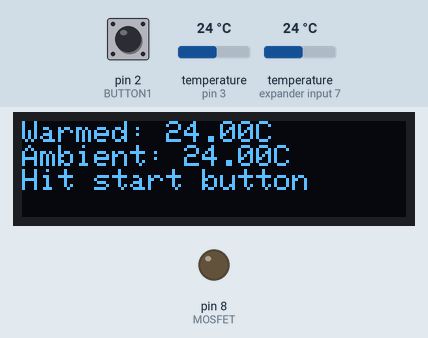
Recording of a sketch running on a simulated Arduino Uno, built with avr-gcc and run on an emulated ATmega328P. Shown: 128×32 one-colour display, output pins drawn as LEDs (lit = HIGH). The inputs (shaded band) are chosen by the test bench; at power-on: pin 2 (BUTTON1) HIGH, temperature (sensors on pin 3, expander input 7) 24 °C. What the sketch prints to the serial monitor is not drawn.

Above: at 1.7 s.
1.8 s: pin 2 (BUTTON1) pulled LOW for 0.15 s
At 3.8 s:
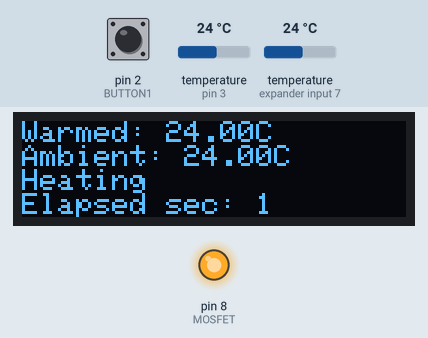
8.1 s: temperature (sensor on pin 3) set to 28.4 °C
At 9.6 s:
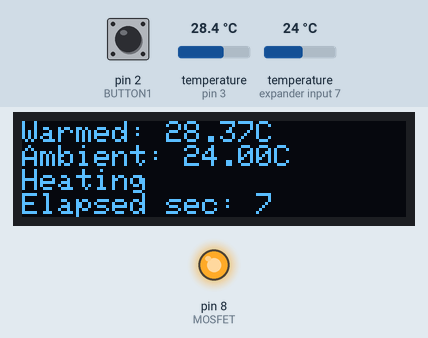
12.3 s: temperature (sensor on pin 3) set to 29.4 °C
At 15.1 s:
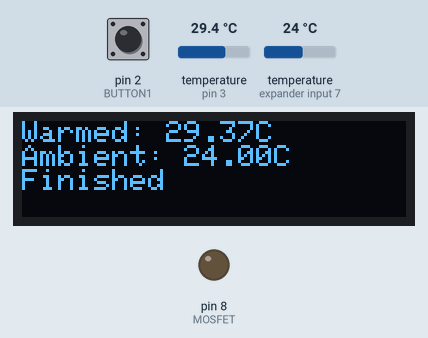
16.3 s: temperature (sensor on expander input 7) set to 12 °C
At 17.9 s:
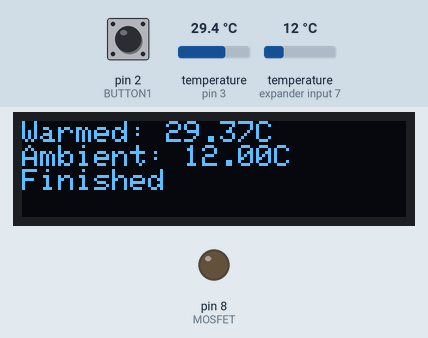
18.3 s: temperature (sensor on expander input 7) set to 19 °C
At 19.4 s:
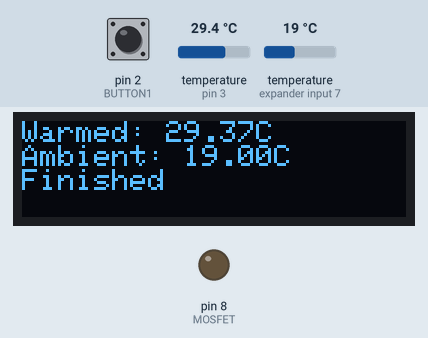
20.3 s: temperature (sensor on pin 3) set to 12 °C
At 22.2 s:
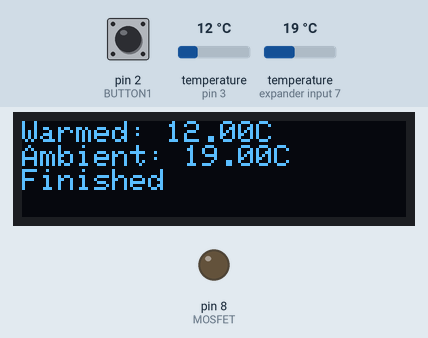
Timing chart, 0 to 23.3 s (numbered marks = the images above; inputs shaded):
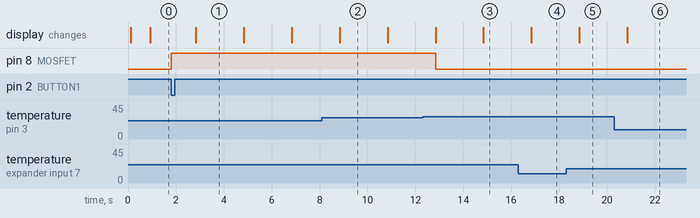

Measured:
- the behaviour switches between 28.9 and 29 °C on temperature (sensor on pin 3) (found by bisection; images 2 and 3)
- after the input at 1.8 s, pin 8 (MOSFET): LOW → HIGH at once; the display: changes after 1.0 s (image 1)
- after the input at 12.3 s, pin 8 (MOSFET): HIGH → LOW after 0.54 s
- after the input at 16.3 s, the display: changes after 0.53 s (image 4)
- after the input at 18.3 s, the display: changes after 0.54 s (image 5)
- after the input at 20.3 s, the display: changes after 0.54 s (image 6)
- what the display in image 1 shows lasts 2.0 s, from 2.8 s to 4.8 s

The sketch:

temp_sense_test2.ino
```cpp
/* temp_sense_test2.ino
	Luke Miller 2016-07

	Use a DS18B20 temperature sensor probe to track water
	temperature as a heater heats it.

  Show data on OLED display screen

	The hardware includes two OneWire DS18B20 temperature
	sensors, one for the warmed water and one for the
	ambient water. The individual sensor addresses are
	hard coded in the preamble below and would need to be
	updated to use other sensors. The data line for the
  OneWire devices is Arduino pin 3

	The heating is accomplished by a 12VDC silicone heating
	pad connected to a MOSFET attached to pin 8 of the
	Arduino.

  A tactile switch button is attached to Arduino pin 2 and
  ground.

  The Reset pin for the OLED I2C display is attached to
  Arduino pin 4


*/

// Include the libraries we need
#include <Wire.h>
#include <SPI.h>
#include <OneWire.h>  // https://github.com/PaulStoffregen/OneWire
#include <DallasTemperature.h> // https://github.com/milesburton/Arduino-Temperature-Control-Library
//#include <SdFat.h>  // https://github.com/greiman/SdFat
#include "SSD1306Ascii.h" // https://github.com/greiman/SSD1306Ascii
#include "SSD1306AsciiWire.h" // https://github.com/greiman/SSD1306Ascii
//#include "SSD1306AsciiAvrI2c.h" // https://github.com/greiman/SSD1306Ascii

// Data wire is plugged into port 2 on the Arduino
#define ONE_WIRE_BUS 3
// Define the bits of temperature precision for DS18B20
#define TEMPERATURE_PRECISION 12
// Setup a oneWire instance to communicate with any
// OneWire devices (not just Maxim/Dallas temperature ICs)
OneWire oneWire(ONE_WIRE_BUS);
// Pass our oneWire reference to Dallas Temperature.
DallasTemperature sensors(&oneWire);
// Arrays to hold OneWire device addresses
  // Assign address manually. The addresses below will need to be changed
  // to valid device addresses on your bus. Device address can be retrieved
  // by using either oneWire.search(deviceAddress) or individually via
  // sensors.getAddress(deviceAddress, index)
DeviceAddress warmedThermometer = { 0x28, 0x00, 0x39, 0xA3, 0x06, 0x0, 0x0, 0x99 };
DeviceAddress ambientThermometer = { 0x28, 0x82, 0x2C, 0xA3, 0x06, 0x0, 0x0, 0xE3 };

// Timekeeping
unsigned long myMillis = 0;
unsigned long maxHeatTime = 400; // time heater is allowed to run (seconds)
unsigned long updateTime = 2; // time to update Serial monitor (seconds)
unsigned long lastTime = 0; // variable to keep previous time value

// Temperature variables
float maxTempC = 29.0; // maximum temperature (C) allowed before shutting off heater
float warmWaterTempC = 0; // current heated water temperature
float ambientWaterTempC = 0; // ambient water temperature

//*************************
#define MOSFET 8  // Arduino digital pin used to turn on MOSFET

// Define the OLED display object
SSD1306AsciiWire oled;  // When using Wire library
//SSD1306AsciiAvrI2c oled; // When using the smaller AvrI2C library instead of Wire library


#define I2C_ADDRESS 0x3C
#define OLED_RESET 4 // Digital pin hooked to OLED reset line

//**********************
#define BUTTON1 2 // Digital pin hooked to button

void setup(void)
{
  pinMode(MOSFET, OUTPUT);
  digitalWrite(MOSFET, LOW);
  pinMode(BUTTON1, INPUT_PULLUP);

  // start serial port
  Serial.begin(57600);
  Serial.println(F("Hello"));

  // Start up the OneWire library
  sensors.begin();

  Serial.print("Found ");
  Serial.print(sensors.getDeviceCount(), DEC);
  Serial.println(" devices.");

  // Search for devices on the bus and assign based on an index. Ideally,
  // you would do this to initially discover addresses on the bus and then
  // use those addresses and manually assign them (see above) once you know
  // the devices on your bus (and assuming they don't change).
  //
  // method 1: by index
  if (!sensors.getAddress(warmedThermometer, 0)) Serial.println("Unable to find address for Device 0");
  if (!sensors.getAddress(ambientThermometer, 1)) Serial.println("Unable to find address for Device 1");

	// If you initially don't know the addresses of your OneWire units,
	// Uncomment the code below and run it. The addresses (8 hex bytes)
	// of attached OneWire units will be saved into warmedThermometer and
	// ambientThermometer in the order they're found on the bus. Try searching
	// with only one unit plugged in and record the address that is output.
	// Then plug in the other unit, restart, and record the new address that
	// shows up.
	// method 2: manual search, assign found units to the inside/out
  // oneWire.reset_search();
  // if (!oneWire.search(warmedThermometer)) Serial.println("Unable to find address for insideThermometer");
  // if (!oneWire.search(ambientThermometer)) Serial.println("Unable to find address for outsideThermometer");

	// show the addresses we found on the bus
	Serial.print("Device 0 Address: ");
	printAddress(warmedThermometer);
	Serial.println();

	Serial.print("Device 1 Address: ");
	printAddress(ambientThermometer);
	Serial.println();

	// Set the temperature resolution
	sensors.setResolution(warmedThermometer, TEMPERATURE_PRECISION);
	sensors.setResolution(ambientThermometer, TEMPERATURE_PRECISION);

  // Convert maxHeatTime and updateTime to milliseconds
	maxHeatTime = maxHeatTime * 1000;
	updateTime = updateTime * 1000;

  // Initialize the OLED display
  oled.reset(OLED_RESET);
  oled.begin(&Adafruit128x32, I2C_ADDRESS);
  oled.setFont(Adafruit5x7);
  oled.clear();


	// Poll the temperature sensors
	sensors.requestTemperatures();
	warmWaterTempC = sensors.getTempC(warmedThermometer);
  ambientWaterTempC = sensors.getTempC(ambientThermometer);

	Serial.println(warmWaterTempC);
  // Use function to print temperatures to OLED display
  PrintoledTemps();

  Serial.println(F("Hit start button"));
  oled.println();
  oled.println (F("Hit start button"));     // signal initalization done

  // Wait here for button press
  while(digitalRead(BUTTON1) != LOW) {
      if (millis() - lastTime > updateTime){
      // Update lastTime
      lastTime = millis();
      // Send the command to get all available temperatures
      sensors.requestTemperatures();
      // currWaterTempC = sensors.getTempCByIndex(0);
      warmWaterTempC = sensors.getTempC(warmedThermometer);
      ambientWaterTempC = sensors.getTempC(ambientThermometer);
      // Use function to print temperatures to OLED display
      PrintoledTemps();
      oled.println();
      oled.println(F("Hit start button"));
    }
  }
	// Turn on heater
	digitalWrite(MOSFET, HIGH);
  // Set myMillis to denote start time
  myMillis = millis();

}


void loop (void)
{

	// In the main loop, run the heater until the elapsed
	// time exceeds maxHeatTime. After that just kill the heater
	while ( (millis() - myMillis < maxHeatTime) & (warmWaterTempC < maxTempC)) {
		if (millis() - lastTime > updateTime) {
			// Update lastTime
			lastTime = millis();
			// Send the command to get all available temperatures
			sensors.requestTemperatures();
			// currWaterTempC = sensors.getTempCByIndex(0);
			warmWaterTempC = sensors.getTempC(warmedThermometer);
			ambientWaterTempC = sensors.getTempC(ambientThermometer);
			// Output a new temperature to Serial
			Serial.print(F("Heated: "));
			Serial.print(warmWaterTempC);
			Serial.print(F("C \t ambient: "));
			Serial.print(ambientWaterTempC);
			Serial.println(F("C"));
      // Use function to print temperatures to OLED display
      PrintoledTemps();
      oled.println();
      oled.println(F("Heating"));
      // Include the elapsed heating time
      oled.print(F("Elapsed sec: "));
      oled.println( (millis() - myMillis)/1000);
		}
	}
	// If the while loop above quits for any reason, kill the heater
	digitalWrite(MOSFET, LOW); // turn off heater
	Serial.println(F("Shutting off heat"));

	// Go into infinite loop, only to be quit via hardware reset
	while(1){
	  if (millis() - lastTime > updateTime){
      // Update lastTime
      lastTime = millis();
      // Send the command to get all available temperatures
      sensors.requestTemperatures();
      // currWaterTempC = sensors.getTempCByIndex(0);
      warmWaterTempC = sensors.getTempC(warmedThermometer);
      ambientWaterTempC = sensors.getTempC(ambientThermometer);
	    // Use function to print temperatures to OLED display
      PrintoledTemps();
      oled.println();
      oled.println(F("Finished"));
	  }
	}

}


//---------------printAddress-------------------------------------------
// function to print a device address
void printAddress(DeviceAddress deviceAddress)
{
  for (uint8_t i = 0; i < 8; i++)
  {
    // zero pad the address if necessary
    if (deviceAddress[i] < 16) Serial.print("0");
    Serial.print(deviceAddress[i], HEX);
  }
}

//----------PrintoledTemps------------------
/* Function to print warm and ambient water
 *  temperatures to the OLED display
 */
void PrintoledTemps(void)
{
  oled.clear();
  oled.print(F("Warmed: "));
  oled.print(warmWaterTempC);
  oled.println(F("C"));
  oled.print(F("Ambient: "));
  oled.print(ambientWaterTempC);
  oled.print(F("C"));
}
```
